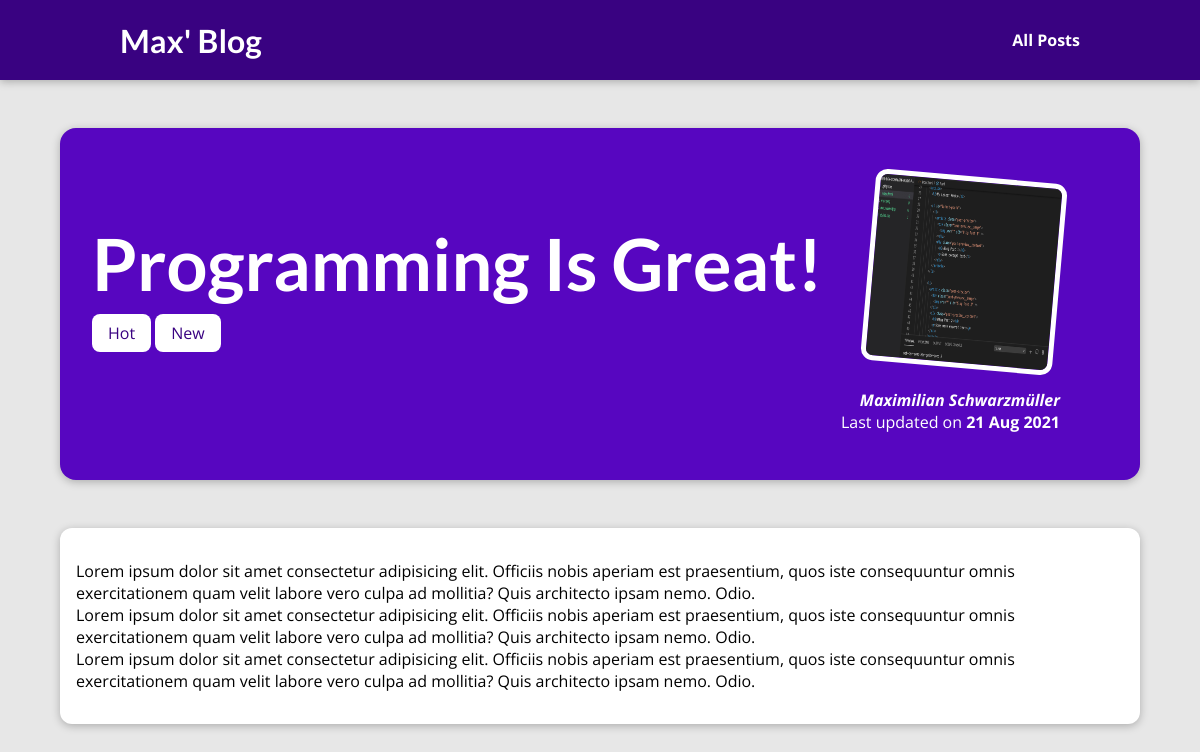
The page /posts/programming-is-great on the database its author committed.
### blog/models.py (models this page shows, shortened)
class Post(models.Model):
    title = models.CharField(max_length=100)
    excerpt = models.CharField(max_length=200)
    image_name = models.CharField(max_length=100)
    date = models.DateField(auto_now=True)
    slug = models.SlugField(unique=True, db_index=True)
    content = models.TextField(validators=[MinLengthValidator(10)])
    author = models.ForeignKey(
        Author, on_delete=SET_NULL, null=True, related_name='posts')
    tags = models.ManyToManyField(Tag)

class Tag(models.Model):
    caption = models.CharField(max_length=20)
    def __str__(self) -> str:
        return self.caption

class Author(models.Model):
    first_name = models.CharField(max_length=50)
    last_name = models.CharField(max_length=50)
    email_address = models.EmailField()
    def full_name(self):
        return f'{self.first_name} {self.last_name}'
    def __str__(self) -> str:
        return self.full_name()

### blog/views.py (the view)
# urls.py: path("posts/<slug:slug>", views.post_detail, name='post-detail'),
def post_detail(request, slug):
    identify_post = get_object_or_404(Post, slug=slug)
    return render(request, "blog/post-detail.html", {
        "post": identify_post,
        'post_tags': identify_post.tags.all(),
    })

### blog/templates/blog/post-detail.html (shortened to what this page needs)
{% extends "base.html" %}
{% load static %}
{% block css_files %}
  <link rel="stylesheet" href="{% static "blog/post-detail.css" %}" >
{% endblock %}
{% block content %}
<section id="summary">
    <h2>{{ post.title }}</h2>
    <div>
        {% for tag in post_tags %}
            <span class="tag">{{ tag }}</span>
        {% endfor %}
    </div>
    <article>
        <img src="{% static "blog/images/"|add:post.image_name %}" alt="{{ post.title }}">
        <address> <a href="mailto:{{ post.author.email_address}}">{{ post.author }}</a> </address>
        <div>Last updated on <time> {{ post.date|date:"d M Y" }} </time></div>
    </article>
</section>
<main>
    {{ post.content|linebreaks }}
</main>
{% endblock %}

### static/app.css (style rules this page uses)
* { box-sizing: border-box; }
html { font-family: 'Open Sans', 'Lato', sans-serif; }
body { margin: 0; }
h1, h2, h3 { font-family: 'Lato', sans-serif; font-weight: bold; }

### blog/static/blog/post-detail.css (style rules this page uses)
body { background-color: #e7e7e7; }
#summary { margin: 8rem auto 3rem auto; padding: 2rem; width: 90%; max-width: 90rem; border-radius: 16px; background-color: #5706c0; position: relative; box-shadow: 0 2px 8px rgba(0, 0, 0, 0.25); height: 22rem; }
#summary h2 { color: white; font-size: 4.5rem; margin-bottom: 1rem; }
.tag { background-color: white; color: #390281; padding: 0.5rem 1rem; border-radius: 8px; }
#summary article { position: absolute; top: 2rem; right: 3rem; padding: 1rem 2rem; border-radius: 12px; text-align: right; color: white; }
#summary article img { width: 12rem; height: 12rem; border-radius: 12px; transform: rotateZ(5deg); border: 5px solid white; margin-bottom: 1rem; }
#summary address { font-weight: bold; }
#summary time { font-weight: bold; }
#summary a { color: white; text-decoration: none; }
main { width: 90%; max-width: 90rem; margin: 3rem auto; background-color: white; padding: 1rem; border-radius: 12px; box-shadow: 0 2px 8px rgba(0, 0, 0, 0.25); }

### rows shown on the page
Post: title "Programming Is Great!", image_name (picture), author "Maximilian Schwarzmüller", date "21 Aug 2021", content "Lorem ipsum dolor sit amet consectetur adipisicing elit. Officiis nobis aperiam est praesentium, quos iste consequuntur omnis exercitationem quam velit labore vero culpa ad mollitia? Quis architecto ipsam nemo. Odio. Lorem ipsum dolor sit amet consectetur adipisicing elit. Officiis nobis aperiam est praesentium, quos iste consequuntur omnis exercitationem quam velit labore vero culpa ad mollitia? Quis architecto ipsam nemo. Odio. Lorem ipsum dolor sit amet consectetur adipisicing elit. Officiis nobis aperiam est praesentium, quos iste consequuntur omnis exercitationem quam velit labore vero culpa ad mollitia? Quis architecto ipsam nemo. Odio."
Tag: caption "Hot"
Tag: caption "New"
